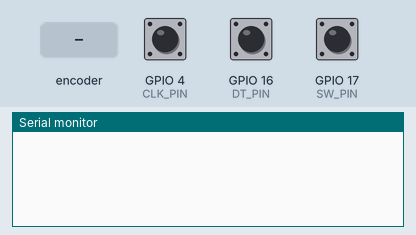
Bench run of a sketch on a simulated ESP32. Parts: the last lines printed to the serial monitor. Inputs (shaded band) come from the test bench; at power-on: GPIO 17 (SW_PIN) HIGH, GPIO 4 (CLK_PIN) HIGH, GPIO 16 (DT_PIN) HIGH.

Above: at 1.2 s.
1.3 s: rotary encoder on GPIO 4 (CLK_PIN) / GPIO 16 (DT_PIN) turned 1 step (first pin leading)
At 1.7 s:
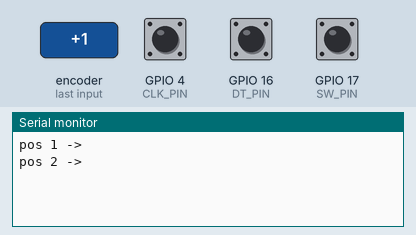
3.0 s: GPIO 17 (SW_PIN) pulled LOW for 0.15 s
At 3.5 s:
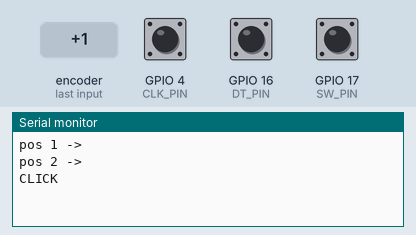
4.6 s: rotary encoder on GPIO 4 (CLK_PIN) / GPIO 16 (DT_PIN) turned 2 steps (second pin leading)
At 5.2 s:
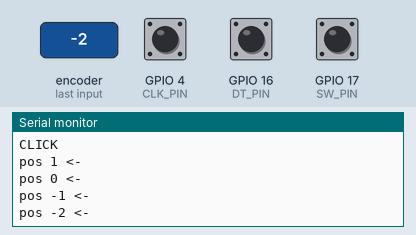
Timing chart, 0 to 7.6 s (numbered marks = the images above; inputs shaded):
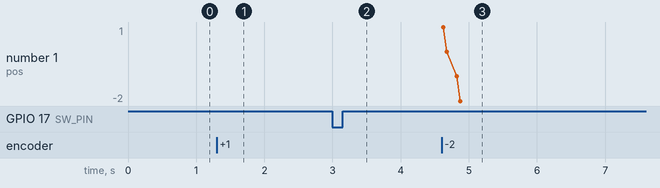

Measured:
- after the input at 1.3 s, the serial monitor: prints a new line at once (image 1)
- after the input at 3.0 s, the serial monitor: prints a new line at once (image 2)
- after the input at 4.6 s, the serial monitor: prints a new line at once (image 3)

The sketch:

S34_Rotary_Encoder.ino
```cpp
/*
  BuiltByTyler Sensor Kit - S34 ROTARY ENCODER (EC11 + push)
  Board: ESP32-WROOM-32 DevKit V1 (30-pin), Arduino-ESP32 core 3.x, "ESP32 Dev Module"

  Counts knob clicks (+ clockwise, - anticlockwise) and the push button.
  No library: we watch CLK, and every time it changes, DT tells the direction.
  The Alps EC11E15244G1 has 30 clicks and 15 pulses per turn, so CLK changes
  once per click (it falls on one click and rises on the next): count both edges.
  Pull-ups and debounce caps are on the board. SW = LOW when pushed.
  (Counting the wrong way? Swap the CLK and DT pin numbers.)

  Wiring (module pin -> ESP32 pin):
    GND  -> GND
    VCC  -> 3V3
    CLK  -> GPIO 4  (D4)
    DT   -> GPIO 16 (RX2)
    SW   -> GPIO 17 (TX2)

  Library: none needed
  Serial Monitor: 115200 baud
*/

#define CLK_PIN  4
#define DT_PIN   16    // not GPIO 5: that is a boot strapping pin
#define SW_PIN   17

long pos = 0;
int lastClk, lastSw;

void setup() {
  Serial.begin(115200);
  pinMode(CLK_PIN, INPUT);
  pinMode(DT_PIN, INPUT);
  pinMode(SW_PIN, INPUT);
  lastClk = digitalRead(CLK_PIN);
  lastSw = digitalRead(SW_PIN);
}

void loop() {
  int clk = digitalRead(CLK_PIN);
  if (clk != lastClk) {                      // CLK changed = one click
    bool cw = digitalRead(DT_PIN) != clk;    // DT not yet following CLK = clockwise
    if (cw) pos++;
    else pos--;
    Serial.printf("pos %ld %s\n", pos, cw ? "->" : "<-");
  }
  lastClk = clk;

  int sw = digitalRead(SW_PIN);
  if (sw == LOW && lastSw == HIGH) Serial.println("CLICK");
  lastSw = sw;
}
```
